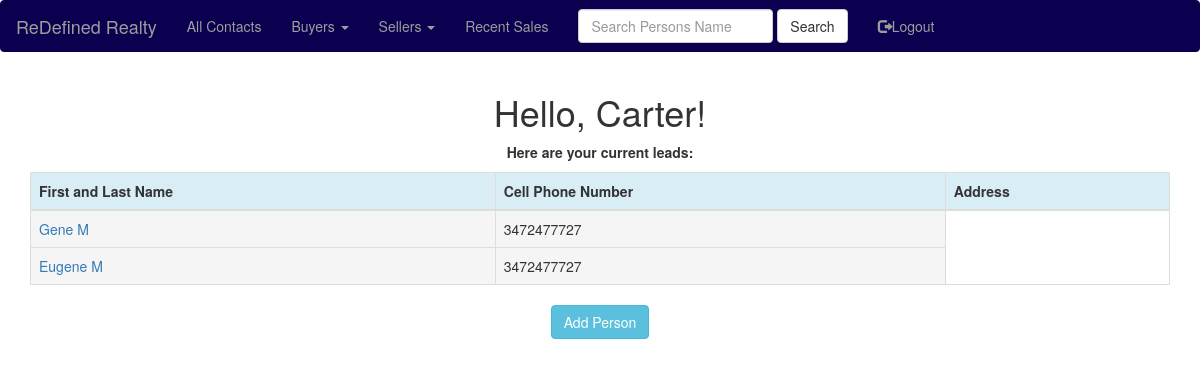
/people (signed in), run on the app's committed database.
### app/models.py (models this page shows, shortened)
class User(UserMixin, db.Model):
    id = db.Column(db.Integer, primary_key=True)
    username = db.Column(db.String(64), index=True, unique=True)
    email = db.Column(db.String(120), index=True, unique=True)
    password_hash = db.Column(db.String(128))
    People=db.relationship('People', backref='people', lazy='dynamic')
    ProfileNotes=db.relationship('ProfileNotes', backref='profilenotes', lazy='dynamic')

class People(db.Model):
    id = db.Column(db.Integer, primary_key=True)
    first_name=db.Column(db.String(20))
    last_name=db.Column(db.String(20))
    phone_cell=db.Column(db.Integer)
    ptype=db.Column(db.String(6))
    pstatus=db.Column(db.String(7))
    notes=db.Column(db.String(140))
    house_number=db.Column(db.String(140))
    street_name=db.Column(db.String(140))
    city_name=db.Column(db.String(140))
    state_name=db.Column(db.String(140))
    zip_code=db.Column(db.String(140))
    price=db.Column(db.Integer)
    user_account_pk=db.Column(db.Integer, db.ForeignKey('user.id'))
    ProfileNotes=db.relationship('ProfileNotes', backref='peopleprofilenotes', lazy='dynamic')

### app/routes.py (the view)
@app.route('/people', methods=['GET'])
@login_required
def people():
    all_people = get_people(current_user=current_user)
    return render_template('people.html', title='People', all_people=all_people)

### app/models.py (called while the page is built)
@login.user_loader
def load_user(id):
    return User.query.get(int(id))

### app/queryfunc.py (called while the page is built)
def get_people(current_user):
    currentuser = User.query.filter_by(username=current_user.username).first()
    account_pk = currentuser.id
    all_people=People.query.filter_by(user_account_pk=account_pk).all()
    return all_people

### app/templates/people.html (shortened to what this page needs)
{% extends "base.html" %}
{% import 'bootstrap/wtf.html' as wtf %}
{% block app_content %}
    <center><h1>Hello, {{ current_user.username }}!</h1></center>
    <div><p><b><center>Here are your current leads:</center></b></p></div>
    <div class="table-responsive">
        <table class="table table-bordered">
            <thead>
                <tr class="info">
                    <th>First and Last Name</th>
                    <th>Cell Phone Number</th>
                    <th>Address</th>
                </tr>
            </thead>
            {% for everyone in all_people %}
            <TR>
                <TD class="active"><a href="{{ url_for('view_people', people_id=everyone.id) }}">{{ everyone.first_name }}  {{ everyone.last_name }}</a></TD>
                <TD class="active">{{ everyone.phone_cell }}</TD>
            </TR>
            {% endfor %}
        </table>
    </div>
    <center><div class="btn-group">
        <a href="{{ url_for('add_people') }}" class="btn btn-info">Add Person</a>
    </center></div>
{% endblock %}

### data on the page
User: username "Carter"
People: first_name "Gene", last_name "M", phone_cell "3472477727"
People: first_name "Eugene", last_name "M", phone_cell "3472477727"
